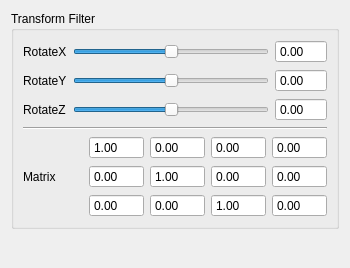
<?xml version="1.0" encoding="UTF-8"?>
<ui version="4.0">
 <class>PDTransformFilterUI</class>
 <widget class="QWidget" name="PDTransformFilterUI">
  <property name="geometry">
   <rect>
    <x>0</x>
    <y>0</y>
    <width>350</width>
    <height>268</height>
   </rect>
  </property>
  <property name="sizePolicy">
   <sizepolicy hsizetype="Preferred" vsizetype="Fixed">
    <horstretch>0</horstretch>
    <verstretch>0</verstretch>
   </sizepolicy>
  </property>
  <property name="maximumSize">
   <size>
    <width>350</width>
    <height>16777215</height>
   </size>
  </property>
  <property name="windowTitle">
   <string>Form</string>
  </property>
  <layout class="QVBoxLayout" name="verticalLayout">
   <item>
    <widget class="QGroupBox" name="groupBox">
     <property name="sizePolicy">
      <sizepolicy hsizetype="Preferred" vsizetype="Minimum">
       <horstretch>0</horstretch>
       <verstretch>0</verstretch>
      </sizepolicy>
     </property>
     <property name="title">
      <string>Transform Filter</string>
     </property>
     <layout class="QGridLayout" name="gridLayout_3">
      <item row="0" column="0">
       <layout class="QGridLayout" name="gridLayout_2">
        <item row="0" column="0">
         <widget class="QLabel" name="label_2">
          <property name="text">
           <string>RotateX</string>
          </property>
         </widget>
        </item>
        <item row="0" column="1">
         <widget class="QSlider" name="hSliderRotateX">
          <property name="minimum">
           <number>-1800</number>
          </property>
          <property name="maximum">
           <number>1800</number>
          </property>
          <property name="orientation">
           <enum>Qt::Horizontal</enum>
          </property>
          <property name="tickInterval">
           <number>0</number>
          </property>
         </widget>
        </item>
        <item row="0" column="2">
         <widget class="QDoubleSpinBox" name="doubleSpinBoxRotateX">
          <property name="readOnly">
           <bool>true</bool>
          </property>
          <property name="buttonSymbols">
           <enum>QAbstractSpinBox::NoButtons</enum>
          </property>
          <property name="minimum">
           <double>-180.000000000000000</double>
          </property>
          <property name="maximum">
           <double>180.000000000000000</double>
          </property>
         </widget>
        </item>
        <item row="1" column="0">
         <widget class="QLabel" name="label_4">
          <property name="text">
           <string>RotateY</string>
          </property>
         </widget>
        </item>
        <item row="1" column="1">
         <widget class="QSlider" name="hSliderRotateY">
          <property name="minimum">
           <number>-1800</number>
          </property>
          <property name="maximum">
           <number>1800</number>
          </property>
          <property name="orientation">
           <enum>Qt::Horizontal</enum>
          </property>
          <property name="tickInterval">
           <number>0</number>
          </property>
         </widget>
        </item>
        <item row="1" column="2">
         <widget class="QDoubleSpinBox" name="doubleSpinBoxRotateY">
          <property name="readOnly">
           <bool>true</bool>
          </property>
          <property name="buttonSymbols">
           <enum>QAbstractSpinBox::NoButtons</enum>
          </property>
          <property name="minimum">
           <double>-180.000000000000000</double>
          </property>
          <property name="maximum">
           <double>180.000000000000000</double>
          </property>
         </widget>
        </item>
        <item row="2" column="0">
         <widget class="QLabel" name="label_3">
          <property name="text">
           <string>RotateZ</string>
          </property>
         </widget>
        </item>
        <item row="2" column="1">
         <widget class="QSlider" name="hSliderRotateZ">
          <property name="minimum">
           <number>-1800</number>
          </property>
          <property name="maximum">
           <number>1800</number>
          </property>
          <property name="orientation">
           <enum>Qt::Horizontal</enum>
          </property>
          <property name="tickInterval">
           <number>0</number>
          </property>
         </widget>
        </item>
        <item row="2" column="2">
         <widget class="QDoubleSpinBox" name="doubleSpinBoxRotateZ">
          <property name="readOnly">
           <bool>true</bool>
          </property>
          <property name="buttonSymbols">
           <enum>QAbstractSpinBox::NoButtons</enum>
          </property>
          <property name="minimum">
           <double>-180.000000000000000</double>
          </property>
          <property name="maximum">
           <double>180.000000000000000</double>
          </property>
         </widget>
        </item>
       </layout>
      </item>
      <item row="1" column="0">
       <widget class="Line" name="line">
        <property name="orientation">
         <enum>Qt::Horizontal</enum>
        </property>
       </widget>
      </item>
      <item row="2" column="0">
       <layout class="QHBoxLayout" name="horizontalLayout">
        <item>
         <widget class="QLabel" name="label">
          <property name="text">
           <string>Matrix</string>
          </property>
         </widget>
        </item>
        <item>
         <layout class="QGridLayout" name="gridLayout">
          <item row="0" column="0">
           <widget class="QDoubleSpinBox" name="doubleSpinBox_11">
            <property name="sizePolicy">
             <sizepolicy hsizetype="Preferred" vsizetype="Fixed">
              <horstretch>0</horstretch>
              <verstretch>0</verstretch>
             </sizepolicy>
            </property>
            <property name="maximumSize">
             <size>
              <width>55</width>
              <height>16777215</height>
             </size>
            </property>
            <property name="buttonSymbols">
             <enum>QAbstractSpinBox::NoButtons</enum>
            </property>
            <property name="minimum">
             <double>-100000.000000000000000</double>
            </property>
            <property name="maximum">
             <double>100000.000000000000000</double>
            </property>
            <property name="singleStep">
             <double>1.000000000000000</double>
            </property>
            <property name="value">
             <double>1.000000000000000</double>
            </property>
           </widget>
          </item>
          <item row="0" column="1">
           <widget class="QDoubleSpinBox" name="doubleSpinBox_12">
            <property name="sizePolicy">
             <sizepolicy hsizetype="Preferred" vsizetype="Fixed">
              <horstretch>0</horstretch>
              <verstretch>0</verstretch>
             </sizepolicy>
            </property>
            <property name="maximumSize">
             <size>
              <width>55</width>
              <height>16777215</height>
             </size>
            </property>
            <property name="buttonSymbols">
             <enum>QAbstractSpinBox::NoButtons</enum>
            </property>
            <property name="minimum">
             <double>-100000.000000000000000</double>
            </property>
            <property name="maximum">
             <double>100000.000000000000000</double>
            </property>
            <property name="singleStep">
             <double>1.000000000000000</double>
            </property>
           </widget>
          </item>
          <item row="0" column="2">
           <widget class="QDoubleSpinBox" name="doubleSpinBox_13">
            <property name="sizePolicy">
             <sizepolicy hsizetype="Preferred" vsizetype="Fixed">
              <horstretch>0</horstretch>
              <verstretch>0</verstretch>
             </sizepolicy>
            </property>
            <property name="maximumSize">
             <size>
              <width>55</width>
              <height>16777215</height>
             </size>
            </property>
            <property name="buttonSymbols">
             <enum>QAbstractSpinBox::NoButtons</enum>
            </property>
            <property name="minimum">
             <double>-100000.000000000000000</double>
            </property>
            <property name="maximum">
             <double>100000.000000000000000</double>
            </property>
            <property name="singleStep">
             <double>1.000000000000000</double>
            </property>
           </widget>
          </item>
          <item row="0" column="3">
           <widget class="QDoubleSpinBox" name="doubleSpinBox_14">
            <property name="sizePolicy">
             <sizepolicy hsizetype="Preferred" vsizetype="Fixed">
              <horstretch>0</horstretch>
              <verstretch>0</verstretch>
             </sizepolicy>
            </property>
            <property name="maximumSize">
             <size>
              <width>55</width>
              <height>16777215</height>
             </size>
            </property>
            <property name="buttonSymbols">
             <enum>QAbstractSpinBox::NoButtons</enum>
            </property>
            <property name="minimum">
             <double>-100000.000000000000000</double>
            </property>
            <property name="maximum">
             <double>100000.000000000000000</double>
            </property>
            <property name="singleStep">
             <double>1.000000000000000</double>
            </property>
           </widget>
          </item>
          <item row="1" column="0">
           <widget class="QDoubleSpinBox" name="doubleSpinBox_21">
            <property name="sizePolicy">
             <sizepolicy hsizetype="Preferred" vsizetype="Fixed">
              <horstretch>0</horstretch>
              <verstretch>0</verstretch>
             </sizepolicy>
            </property>
            <property name="maximumSize">
             <size>
              <width>55</width>
              <height>16777215</height>
             </size>
            </property>
            <property name="buttonSymbols">
             <enum>QAbstractSpinBox::NoButtons</enum>
            </property>
            <property name="minimum">
             <double>-100000.000000000000000</double>
            </property>
            <property name="maximum">
             <double>100000.000000000000000</double>
            </property>
            <property name="singleStep">
             <double>1.000000000000000</double>
            </property>
           </widget>
          </item>
          <item row="1" column="1">
           <widget class="QDoubleSpinBox" name="doubleSpinBox_22">
            <property name="sizePolicy">
             <sizepolicy hsizetype="Preferred" vsizetype="Fixed">
              <horstretch>0</horstretch>
              <verstretch>0</verstretch>
             </sizepolicy>
            </property>
            <property name="maximumSize">
             <size>
              <width>55</width>
              <height>16777215</height>
             </size>
            </property>
            <property name="buttonSymbols">
             <enum>QAbstractSpinBox::NoButtons</enum>
            </property>
            <property name="minimum">
             <double>-100000.000000000000000</double>
            </property>
            <property name="maximum">
             <double>100000.000000000000000</double>
            </property>
            <property name="value">
             <double>1.000000000000000</double>
            </property>
           </widget>
          </item>
          <item row="1" column="2">
           <widget class="QDoubleSpinBox" name="doubleSpinBox_23">
            <property name="sizePolicy">
             <sizepolicy hsizetype="Preferred" vsizetype="Fixed">
              <horstretch>0</horstretch>
              <verstretch>0</verstretch>
             </sizepolicy>
            </property>
            <property name="maximumSize">
             <size>
              <width>55</width>
              <height>16777215</height>
             </size>
            </property>
            <property name="buttonSymbols">
             <enum>QAbstractSpinBox::NoButtons</enum>
            </property>
            <property name="minimum">
             <double>-100000.000000000000000</double>
            </property>
            <property name="maximum">
             <double>100000.000000000000000</double>
            </property>
           </widget>
          </item>
          <item row="1" column="3">
           <widget class="QDoubleSpinBox" name="doubleSpinBox_24">
            <property name="sizePolicy">
             <sizepolicy hsizetype="Preferred" vsizetype="Fixed">
              <horstretch>0</horstretch>
              <verstretch>0</verstretch>
             </sizepolicy>
            </property>
            <property name="maximumSize">
             <size>
              <width>55</width>
              <height>16777215</height>
             </size>
            </property>
            <property name="buttonSymbols">
             <enum>QAbstractSpinBox::NoButtons</enum>
            </property>
            <property name="minimum">
             <double>-100000.000000000000000</double>
            </property>
            <property name="maximum">
             <double>1000000.000000000000000</double>
            </property>
           </widget>
          </item>
          <item row="2" column="0">
           <widget class="QDoubleSpinBox" name="doubleSpinBox_31">
            <property name="sizePolicy">
             <sizepolicy hsizetype="Preferred" vsizetype="Fixed">
              <horstretch>0</horstretch>
              <verstretch>0</verstretch>
             </sizepolicy>
            </property>
            <property name="maximumSize">
             <size>
              <width>55</width>
              <height>16777215</height>
             </size>
            </property>
            <property name="buttonSymbols">
             <enum>QAbstractSpinBox::NoButtons</enum>
            </property>
            <property name="minimum">
             <double>-100000.000000000000000</double>
            </property>
            <property name="maximum">
             <double>100000.000000000000000</double>
            </property>
           </widget>
          </item>
          <item row="2" column="1">
           <widget class="QDoubleSpinBox" name="doubleSpinBox_32">
            <property name="sizePolicy">
             <sizepolicy hsizetype="Preferred" vsizetype="Fixed">
              <horstretch>0</horstretch>
              <verstretch>0</verstretch>
             </sizepolicy>
            </property>
            <property name="maximumSize">
             <size>
              <width>55</width>
              <height>16777215</height>
             </size>
            </property>
            <property name="buttonSymbols">
             <enum>QAbstractSpinBox::NoButtons</enum>
            </property>
            <property name="minimum">
             <double>-100000.000000000000000</double>
            </property>
            <property name="maximum">
             <double>100000.000000000000000</double>
            </property>
           </widget>
          </item>
          <item row="2" column="2">
           <widget class="QDoubleSpinBox" name="doubleSpinBox_33">
            <property name="sizePolicy">
             <sizepolicy hsizetype="Preferred" vsizetype="Fixed">
              <horstretch>0</horstretch>
              <verstretch>0</verstretch>
             </sizepolicy>
            </property>
            <property name="maximumSize">
             <size>
              <width>55</width>
              <height>16777215</height>
             </size>
            </property>
            <property name="buttonSymbols">
             <enum>QAbstractSpinBox::NoButtons</enum>
            </property>
            <property name="minimum">
             <double>-100000.000000000000000</double>
            </property>
            <property name="maximum">
             <double>100000.000000000000000</double>
            </property>
            <property name="value">
             <double>1.000000000000000</double>
            </property>
           </widget>
          </item>
          <item row="2" column="3">
           <widget class="QDoubleSpinBox" name="doubleSpinBox_34">
            <property name="sizePolicy">
             <sizepolicy hsizetype="Preferred" vsizetype="Fixed">
              <horstretch>0</horstretch>
              <verstretch>0</verstretch>
             </sizepolicy>
            </property>
            <property name="maximumSize">
             <size>
              <width>55</width>
              <height>16777215</height>
             </size>
            </property>
            <property name="buttonSymbols">
             <enum>QAbstractSpinBox::NoButtons</enum>
            </property>
            <property name="minimum">
             <double>-100000.000000000000000</double>
            </property>
            <property name="maximum">
             <double>1000000.000000000000000</double>
            </property>
           </widget>
          </item>
         </layout>
        </item>
       </layout>
      </item>
     </layout>
    </widget>
   </item>
   <item>
    <spacer name="verticalSpacer">
     <property name="orientation">
      <enum>Qt::Vertical</enum>
     </property>
     <property name="sizeHint" stdset="0">
      <size>
       <width>20</width>
       <height>40</height>
      </size>
     </property>
    </spacer>
   </item>
  </layout>
 </widget>
 <resources/>
 <connections/>
</ui>
